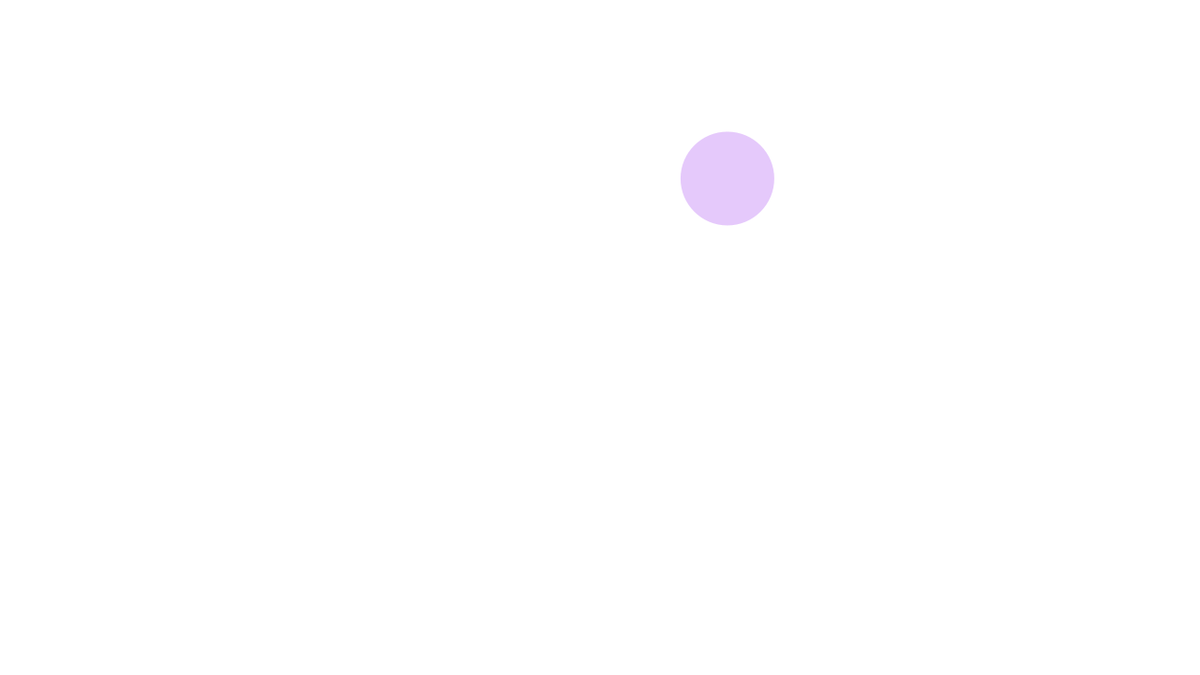
Frame 1 (no input)
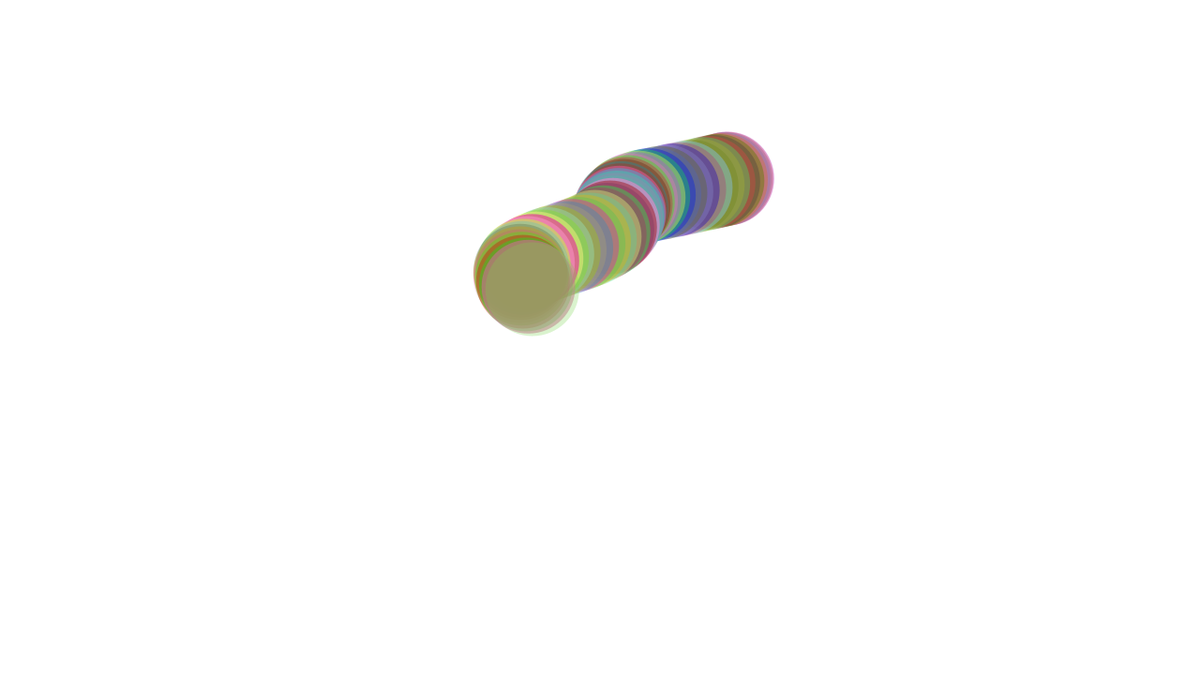
Frame 60 (the mouse pressed at the canvas centre just before this capture)
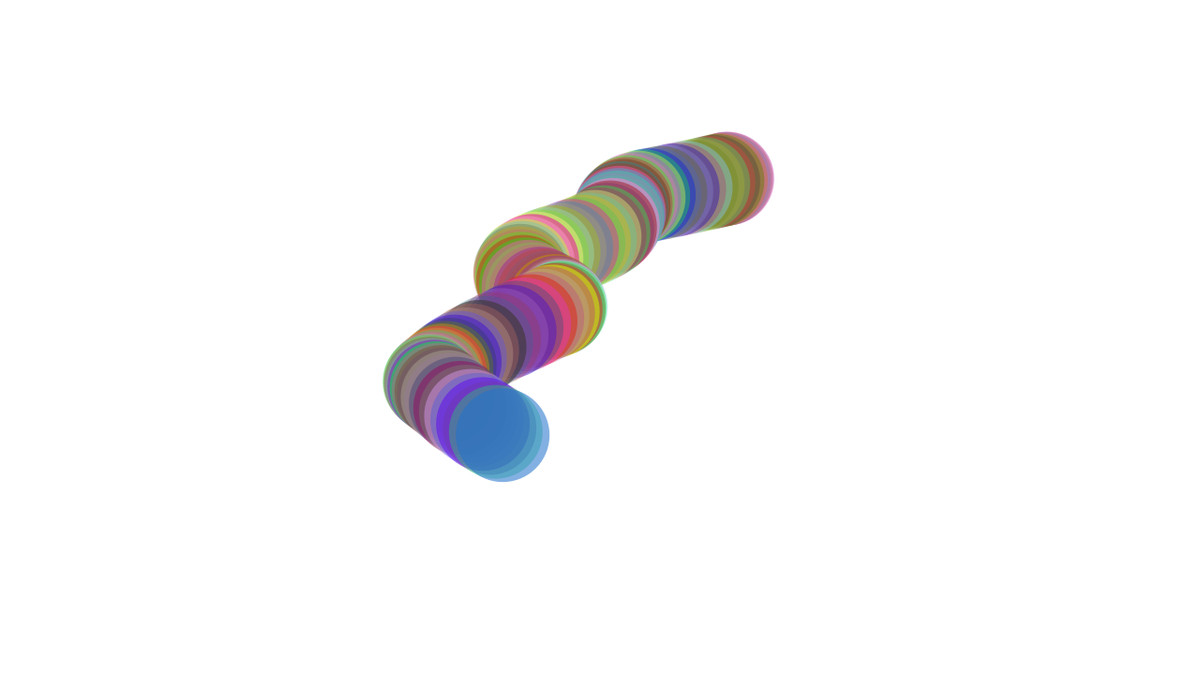
Frame 120 (the mouse held since frame 60 and released just before this capture)

The Processing sketch that drew these frames (run headless with seeded random() and noise(); from frame 60 on, the mouse is pressed at the canvas centre):

// Processing sketch: Module_2_part_3
// ── Module_2_part_3.pde
float xTime = 0;
float yTime = 1000;

void setup() {
  size(1280, 720);
  background(255);
}

void draw() {
  // Calculate position using Perlin Noise for smooth movement
  float x = noise(xTime) * width;
  float y = noise(yTime) * height;

  // Generate randomized colors and alpha
  float r = random(255);
  float g = random(255);
  float b = random(255);
  float a = random(50, 150);

  // Styling the brush
  noStroke();
  fill(r, g, b, a);
  
  // Larger circle size for the "bigger" look
  circle(x, y, 100);

  // Increment time variables to move the brush
  xTime += 0.007;
  yTime += 0.007;
}
